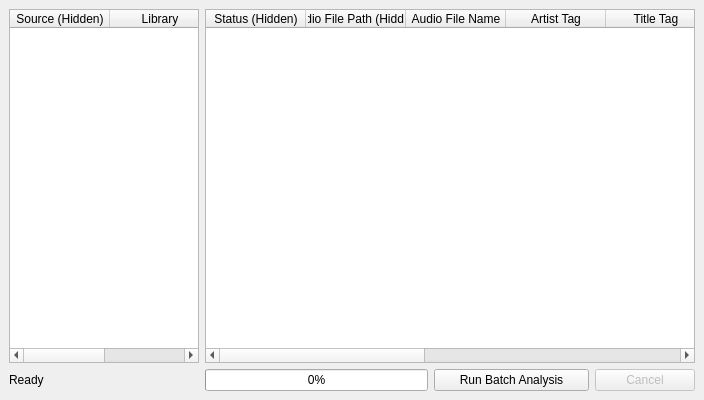
<?xml version="1.0" encoding="UTF-8"?>
<ui version="4.0">
 <class>BatchWindow</class>
 <widget class="QMainWindow" name="BatchWindow">
  <property name="geometry">
   <rect>
    <x>0</x>
    <y>0</y>
    <width>700</width>
    <height>400</height>
   </rect>
  </property>
  <property name="acceptDrops">
   <bool>true</bool>
  </property>
  <property name="windowTitle">
   <string>KeyFinder - Batch Analysis</string>
  </property>
  <property name="locale">
   <locale language="English" country="UnitedKingdom"/>
  </property>
  <widget class="QWidget" name="centralwidget">
   <layout class="QGridLayout" name="gridLayout" rowstretch="1,0" columnstretch="0,1">
    <item row="0" column="0">
     <widget class="QTableWidget" name="libraryWidget">
      <property name="minimumSize">
       <size>
        <width>190</width>
        <height>0</height>
       </size>
      </property>
      <property name="maximumSize">
       <size>
        <width>300</width>
        <height>16777215</height>
       </size>
      </property>
      <property name="editTriggers">
       <set>QAbstractItemView::NoEditTriggers</set>
      </property>
      <property name="selectionMode">
       <enum>QAbstractItemView::SingleSelection</enum>
      </property>
      <property name="wordWrap">
       <bool>false</bool>
      </property>
      <property name="cornerButtonEnabled">
       <bool>false</bool>
      </property>
      <attribute name="horizontalHeaderStretchLastSection">
       <bool>true</bool>
      </attribute>
      <attribute name="verticalHeaderVisible">
       <bool>false</bool>
      </attribute>
      <column>
       <property name="text">
        <string>Source (Hidden)</string>
       </property>
      </column>
      <column>
       <property name="text">
        <string>Library</string>
       </property>
      </column>
     </widget>
    </item>
    <item row="0" column="1">
     <widget class="QTableWidget" name="tableWidget">
      <property name="minimumSize">
       <size>
        <width>490</width>
        <height>0</height>
       </size>
      </property>
      <property name="contextMenuPolicy">
       <enum>Qt::ActionsContextMenu</enum>
      </property>
      <property name="editTriggers">
       <set>QAbstractItemView::NoEditTriggers</set>
      </property>
      <property name="alternatingRowColors">
       <bool>true</bool>
      </property>
      <property name="wordWrap">
       <bool>false</bool>
      </property>
      <column>
       <property name="text">
        <string>Status (Hidden)</string>
       </property>
      </column>
      <column>
       <property name="text">
        <string>Audio File Path (Hidden)</string>
       </property>
      </column>
      <column>
       <property name="text">
        <string>Audio File Name</string>
       </property>
      </column>
      <column>
       <property name="text">
        <string>Artist Tag</string>
       </property>
      </column>
      <column>
       <property name="text">
        <string>Title Tag</string>
       </property>
      </column>
      <column>
       <property name="text">
        <string>Comment Tag</string>
       </property>
      </column>
      <column>
       <property name="text">
        <string>Grouping Tag</string>
       </property>
      </column>
      <column>
       <property name="text">
        <string>Key Tag</string>
       </property>
      </column>
      <column>
       <property name="text">
        <string>Detected Key</string>
       </property>
       <property name="textAlignment">
        <set>AlignHCenter|AlignVCenter|AlignCenter</set>
       </property>
      </column>
     </widget>
    </item>
    <item row="1" column="0">
     <widget class="QLabel" name="statusLabel">
      <property name="sizePolicy">
       <sizepolicy hsizetype="Expanding" vsizetype="Preferred">
        <horstretch>0</horstretch>
        <verstretch>0</verstretch>
       </sizepolicy>
      </property>
      <property name="minimumSize">
       <size>
        <width>170</width>
        <height>0</height>
       </size>
      </property>
      <property name="maximumSize">
       <size>
        <width>170</width>
        <height>16777215</height>
       </size>
      </property>
      <property name="text">
       <string>Ready</string>
      </property>
     </widget>
    </item>
    <item row="1" column="1">
     <layout class="QHBoxLayout" name="horizontalLayout">
      <item>
       <widget class="QProgressBar" name="progressBar">
        <property name="value">
         <number>0</number>
        </property>
       </widget>
      </item>
      <item>
       <widget class="QPushButton" name="runBatchButton">
        <property name="minimumSize">
         <size>
          <width>155</width>
          <height>0</height>
         </size>
        </property>
        <property name="maximumSize">
         <size>
          <width>155</width>
          <height>16777215</height>
         </size>
        </property>
        <property name="text">
         <string>Run Batch Analysis</string>
        </property>
       </widget>
      </item>
      <item>
       <widget class="QPushButton" name="cancelBatchButton">
        <property name="enabled">
         <bool>false</bool>
        </property>
        <property name="minimumSize">
         <size>
          <width>100</width>
          <height>0</height>
         </size>
        </property>
        <property name="maximumSize">
         <size>
          <width>100</width>
          <height>16777215</height>
         </size>
        </property>
        <property name="text">
         <string>Cancel</string>
        </property>
       </widget>
      </item>
     </layout>
    </item>
   </layout>
  </widget>
  <action name="actionNew_Detail_Keyfinder">
   <property name="text">
    <string>New Detail Window</string>
   </property>
   <property name="shortcut">
    <string>Ctrl+N</string>
   </property>
  </action>
  <action name="actionNew_Batch_Keyfinder">
   <property name="text">
    <string>New Batch Window</string>
   </property>
   <property name="shortcut">
    <string>Ctrl+Shift+N</string>
   </property>
  </action>
  <action name="actionClose_Window">
   <property name="text">
    <string>Close Window</string>
   </property>
   <property name="shortcut">
    <string>Ctrl+W</string>
   </property>
  </action>
  <action name="actionAbout_KeyFinder">
   <property name="text">
    <string>About KeyFinder</string>
   </property>
  </action>
 </widget>
 <resources/>
 <connections/>
</ui>
